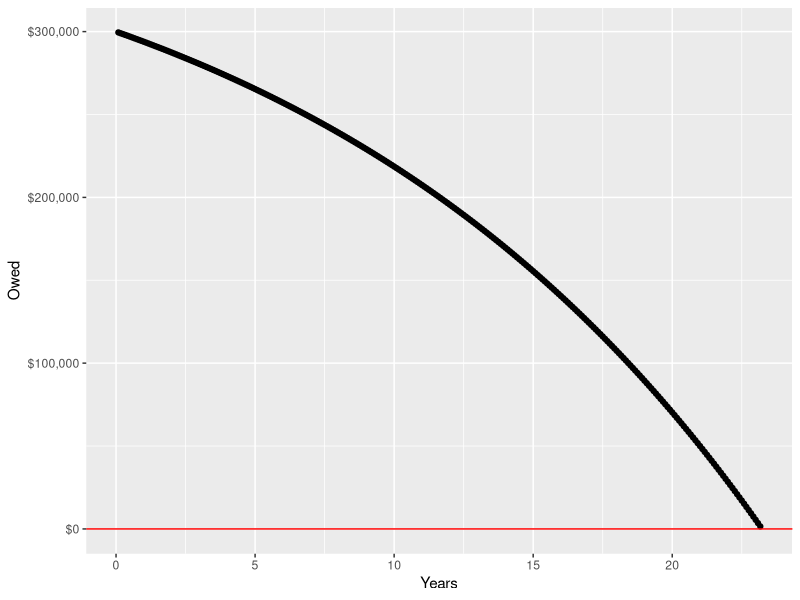

The R script that drew this image:
library(tidyverse)
balances <- numeric()
borrowed <- 300000
balance <- borrowed
payments <- rep(2000,360)
for (i in 1:length(payments)){
      new_balance <- balance*exp(1)^(.06/12)-payments[i]
      balances[i] <- new_balance
      balance <- new_balance
}
months <- sum(balances>0)
years_to_pay_off <- months/12
interest_paid <- sum(payments[1:months])-borrowed
balances[1:months]
years <- seq(from = 1/12, to = months/12, by = 1/12)
months
my_table <- data.frame(Years = years, Owed = balances[1:months])
ggplot(my_table, aes(y = Owed, x = Years)) + geom_point() + scale_y_continuous(labels = scales::label_dollar()) + geom_hline(yintercept = 0, color = "red")
interest_paid
years_to_pay_off
